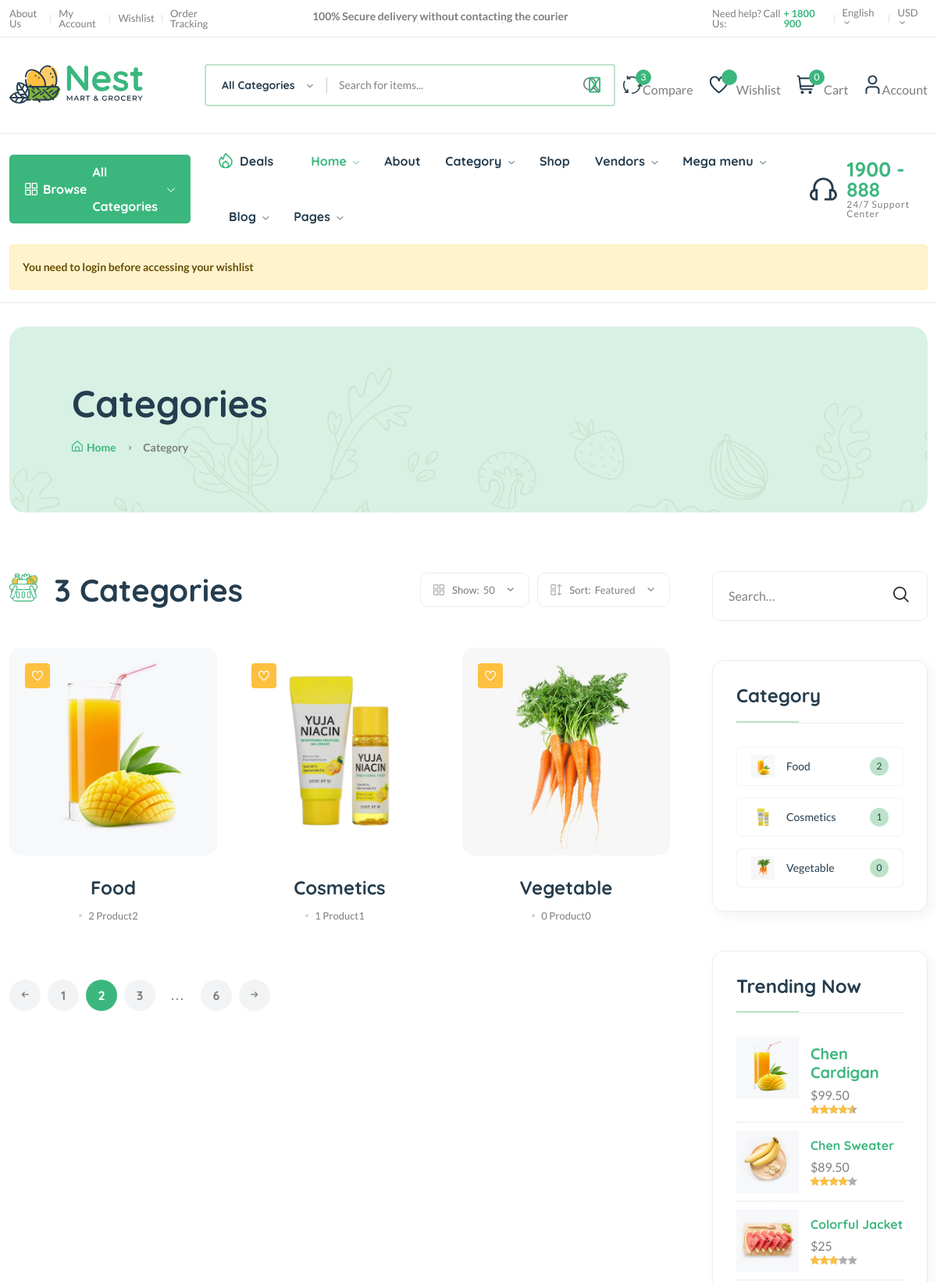
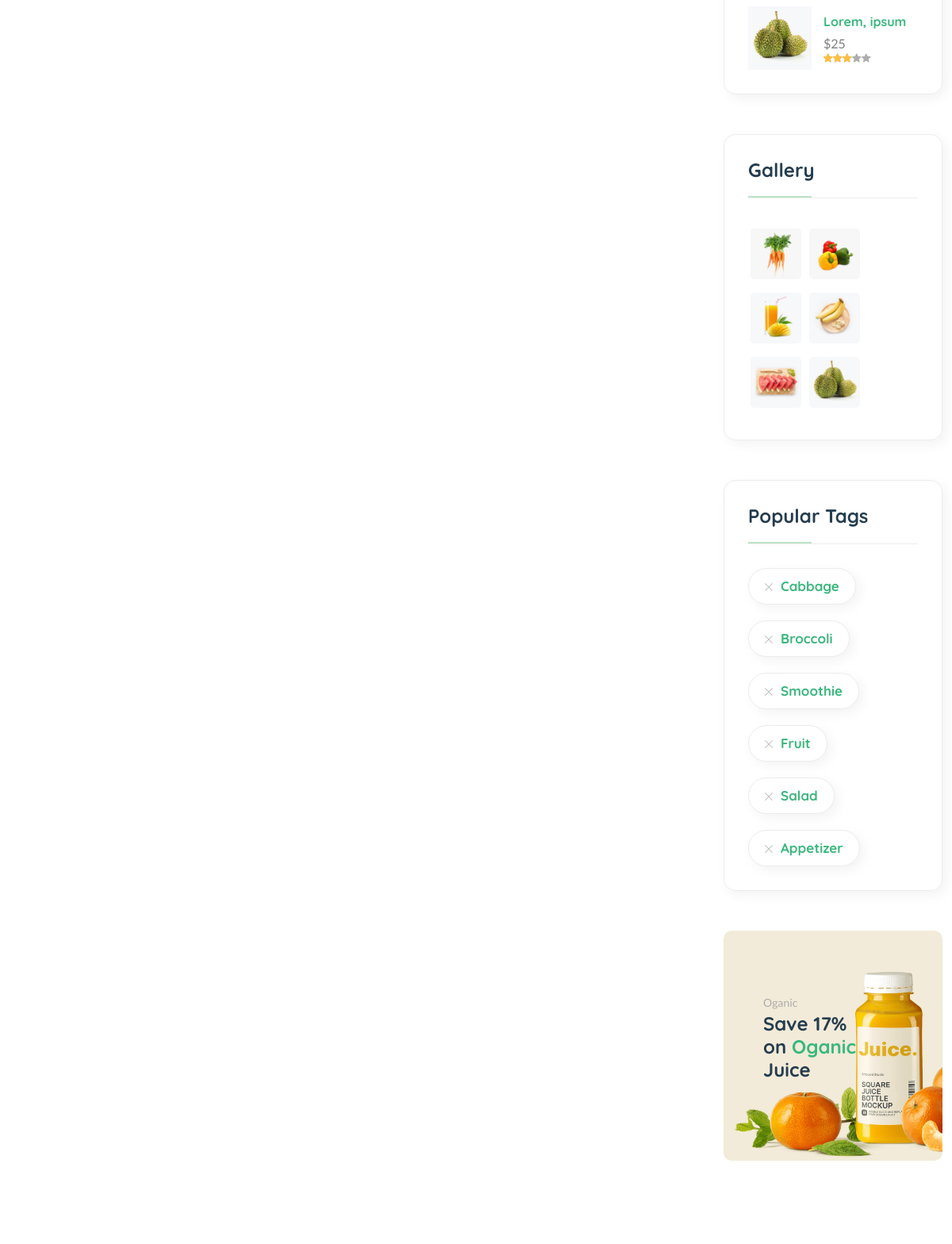
The page /category/ (upper part) on the database its author committed (2 pictures, top to bottom).
### main/models.py (models this page shows, shortened)
class Category(models.Model):
    cid = ShortUUIDField(unique=True, length=10, max_length=20, prefix='cat', alphabet='abcdefgh12345')
    title = models.CharField(max_length=100, default='Food')
    image = models.ImageField(upload_to='category', default='category.jpg')
    class Meta:
        verbose_name_plural = 'Categories'

### main/views.py (the view)
# urls.py: path('category/', category_list_view, name='category-list'),
def category_list_view(request):
    categories = Category.objects.all()
    context = {
        'categories': categories
    }
    return render(request, 'main/category-list.html', context)

### main/context_processor.py (called while the page is built)
def default(request):
    categories = Category.objects.all()
    vendors = Vendor.objects.all()
    min_max_price = Product.objects.aggregate(Min("price"), Max("price"))
    try:
        wishlist = Wishlist.objects.filter(user=request.user)
    except:
        messages.warning(request, "You need to login before accessing your wishlist")
        wishlist = 0
    try:
        address = Address.objects.get(user=request.user)
    except:
        address = None
    return {
        'categories': categories,
        'wishlist': wishlist,
        'vendors': vendors,
        'address': address,
        'min_max_price': min_max_price
    }

### templates/main/category-list.html (shortened to what this page needs)
{% extends "partials/base.html" %}
{% load static %}
{% block content %}
    <main class="main">
        <div class="page-header mt-30 mb-75">
            <div class="container">
                <div class="archive-header">
                    <div class="row align-items-center">
                        <div class="col-xl-3">
                            <h1 class="mb-15">Categories</h1>
                            <div class="breadcrumb">
                                <a href="index.html" rel="nofollow"><i class="fi-rs-home mr-5"></i>Home</a>
                                <span></span> Category
                            </div>
                        </div>
                    </div>
                </div>
            </div>
        </div>
        <div class="page-content mb-50">
            <div class="container">
                <div class="row">
                    <div class="col-lg-9">
                        <div class="shop-product-fillter mb-50 pr-30">
                            <div class="totall-product">
                                <h2>
                                    <img class="w-36px mr-10" src="assets/imgs/theme/icons/category-1.svg" alt="" />
                                    {{categories.count}} Categories
                                </h2>
                            </div>
                            <div class="sort-by-product-area">
                                <div class="sort-by-cover mr-10">
                                    <div class="sort-by-product-wrap">
                                        <div class="sort-by">
                                            <span><i class="fi-rs-apps"></i>Show:</span>
                                        </div>
                                        <div class="sort-by-dropdown-wrap">
                                            <span> 50 <i class="fi-rs-angle-small-down"></i></span>
                                        </div>
                                    </div>
                                </div>
                                <div class="sort-by-cover">
                                    <div class="sort-by-product-wrap">
                                        <div class="sort-by">
                                            <span><i class="fi-rs-apps-sort"></i>Sort:</span>
                                        </div>
                                        <div class="sort-by-dropdown-wrap">
                                            <span>Featured <i class="fi-rs-angle-small-down"></i></span>
                                        </div>
                                    </div>
                                </div>
                            </div>
                        </div>
                        <div class="loop-grid pr-30">
                            <div class="row">
                                {% for c in categories %}
                                <article class="col-xl-4 col-lg-6 col-md-6 text-center hover-up mb-30 animated">
                                    <div class="post-thumb">
                                        <a href="{% url "main:category-product-list" c.cid %}">
                                            <img class="border-radius-15" src="{{ c.image.url }}" alt="" />
                                        </a>
                                        <div class="entry-meta">
                                            <a class="entry-meta meta-2" href="blog-c-grid.html"><i class="fi-rs-heart"></i></a>
                                        </div>
                                    </div>
                                    <div class="entry-content-2">
                                        <h4 class="post-title mb-15">
                                            <a href="{% url "main:category-product-list" c.cid %}">{{ c.title }}</a>
                                        </h4>
                                        <div class="entry-meta font-xs color-grey mt-10 pb-10">
                                            <div>
                                                <span class="hit-count has-dot mr-10">{{ c.category.count }} Product{{ c.category.count }}</span>
                                            </div>
                                        </div>
                                    </div>
                                </article>
                                {% endfor %}
                            </div>
                        </div>
                        <div class="pagination-area mt-15 mb-sm-5 mb-lg-0">
                            <nav aria-label="Page navigation example">
                                <ul class="pagination justify-content-start">
                                    <li class="page-item">
                                        <a class="page-link" href="#"><i class="fi-rs-arrow-small-left"></i></a>
                                    </li>
                                    <li class="page-item"><a class="page-link" href="#">1</a></li>
                                    <li class="page-item active"><a class="page-link" href="#">2</a></li>
                                    <li class="page-item"><a class="page-link" href="#">3</a></li>
                                    <li class="page-item"><a class="page-link dot" href="#">...</a></li>
                                    <li class="page-item"><a class="page-link" href="#">6</a></li>
                                    <li class="page-item">
                                        <a class="page-link" href="#"><i class="fi-rs-arrow-small-right"></i></a>
                                    </li>
                                </ul>
                            </nav>
                        </div>
                    </div>
                    <div class="col-lg-3 primary-sidebar sticky-sidebar">
                        <div class="widget-area">
                            <div class="sidebar-widget-2 widget_search mb-50">
                                <div class="search-form">
                                    <form action="#">
                                        <input type="text" placeholder="Search…" />
                                        <button type="submit"><i class="fi-rs-search"></i></button>
                                    </form>
                                </div>
                            </div>
                            <div class="sidebar-widget widget-category-2 mb-50">
                                <h5 class="section-title style-1 mb-30">Category</h5>
                                <ul>
                                    {% for c in categories %}
                                    <li>
                                        <a href="shop-grid-right.html"> <img src="{{ c.image.url }}" alt="" />{{ c.title }}</a><span class="count">{{ c.category.count }}</span>
                                    </li>
                                    {% endfor %}
                                </ul>
                            </div>
                            <div class="sidebar-widget product-sidebar mb-50 p-30 bg-grey border-radius-10">
                                <h5 class="section-title style-1 mb-30">Trending Now</h5>
                                <div class="single-post clearfix">
                                    <div class="image">
                                        <img src="assets/imgs/shop/thumbnail-3.jpg" alt="#" />
                                    </div>
                                    <div class="content pt-10">
                                        <h5><a href="shop-product-detail.html">Chen Cardigan</a></h5>
                                        <p class="price mb-0 mt-5">$99.50</p>
                                        <div class="product-rate">
                                            <div class="product-rating" style="width: 90%"></div>
                                        </div>
                                    </div>
                                </div>
                                <div class="single-post clearfix">
                                    <div class="image">
                                        <img src="assets/imgs/shop/thumbnail-4.jpg" alt="#" />
                                    </div>
                                    <div class="content pt-10">
                                        <h6><a href="shop-product-detail.html">Chen Sweater</a></h6>
                                        <p class="price mb-0 mt-5">$89.50</p>
                                        <div class="product-rate">
                                            <div class="product-rating" style="width: 80%"></div>
                                        </div>
                                    </div>
                                </div>
                                <div class="single-post clearfix">
                                    <div class="image">
                                        <img src="assets/imgs/shop/thumbnail-5.jpg" alt="#" />
                                    </div>
                                    <div class="content pt-10">
                                        <h6><a href="shop-product-detail.html">Colorful Jacket</a></h6>
                                        <p class="price mb-0 mt-5">$25</p>
                                        <div class="product-rate">
                                            <div class="product-rating" style="width: 60%"></div>
                                        </div>
                                    </div>
                                </div>
                                <div class="single-post clearfix">
                                    <div class="image">
                                        <img src="assets/imgs/shop/thumbnail-6.jpg" alt="#" />
                                    </div>
                                    <div class="content pt-10">
                                        <h6><a href="shop-product-detail.html">Lorem, ipsum</a></h6>
                                        <p class="price mb-0 mt-5">$25</p>
                                        <div class="product-rate">
                                            <div class="product-rating" style="width: 60%"></div>
                                        </div>
                                    </div>
                                </div>
                            </div>
                            <div class="sidebar-widget widget_instagram mb-50">
                                <h5 class="section-title style-1 mb-30">Gallery</h5>
                                <div class="instagram-gellay">
                                    <ul class="insta-feed">
                                        <li>
                                            <a href="#"><img class="border-radius-5" src="assets/imgs/shop/thumbnail-1.jpg" alt="" /></a>
                                        </li>
                                        <li>
                                            <a href="#"><img class="border-radius-5" src="assets/imgs/shop/thumbnail-2.jpg" alt="" /></a>
                                        </li>
                                        <li>
                                            <a href="#"><img class="border-radius-5" src="assets/imgs/shop/thumbnail-3.jpg" alt="" /></a>
                                        </li>
                                        <li>
                                            <a href="#"><img class="border-radius-5" src="assets/imgs/shop/thumbnail-4.jpg" alt="" /></a>
                                        </li>
                                        <li>
                                            <a href="#"><img class="border-radius-5" src="assets/imgs/shop/thumbnail-5.jpg" alt="" /></a>
                                        </li>
                                        <li>
                                            <a href="#"><img class="border-radius-5" src="assets/imgs/shop/thumbnail-6.jpg" alt="" /></a>
                                        </li>
                                    </ul>
                                </div>
                            </div>
                            <div class="sidebar-widget widget-tags mb-50 pb-10">
                                <h5 class="section-title style-1 mb-30">Popular Tags</h5>
                                <ul class="tags-list">
                                    <li class="hover-up">
                                        <a href="blog-category-grid.html"><i class="fi-rs-cross mr-10"></i>Cabbage</a>
                                    </li>
                                    <li class="hover-up">
                                        <a href="blog-category-grid.html"><i class="fi-rs-cross mr-10"></i>Broccoli</a>
                                    </li>
                                    <li class="hover-up">
                                        <a href="blog-category-grid.html"><i class="fi-rs-cross mr-10"></i>Smoothie</a>
                                    </li>
                                    <li class="hover-up">
                                        <a href="blog-category-grid.html"><i class="fi-rs-cross mr-10"></i>Fruit</a>
                                    </li>
                                    <li class="hover-up mr-0">
                                        <a href="blog-category-grid.html"><i class="fi-rs-cross mr-10"></i>Salad</a>
                                    </li>
                                    <li class="hover-up mr-0">
                                        <a href="blog-category-grid.html"><i class="fi-rs-cross mr-10"></i>Appetizer</a>
                                    </li>
                                </ul>
                            </div>
                            <div class="banner-img wow fadeIn mb-50 animated d-lg-block d-none">
                                <img src="assets/imgs/banner/banner-11.png" alt="" />
                                <div class="banner-text">
                                    <span>Oganic</span>
                                    <h4>
                                        Save 17% <br />
                                        on <span class="text-brand">Oganic</span><br />
                                        Juice
                                    </h4>
                                </div>
                            </div>
                        </div>
                    </div>
                </div>
            </div>
        </div>
    </main>
{% endblock content %}

### rows shown on the page
Category: image (picture), title "Food", category.count "2"
Category: image (picture), title "Cosmetics", category.count "1"
Category: image (picture), title "Vegetable", category.count "0"

### other values the page prints
{{ request.session.cart_data_obj|length }} "0"
{{ message }} "You need to login before accessing your wishlist"
{{ categories.count }} "3"
